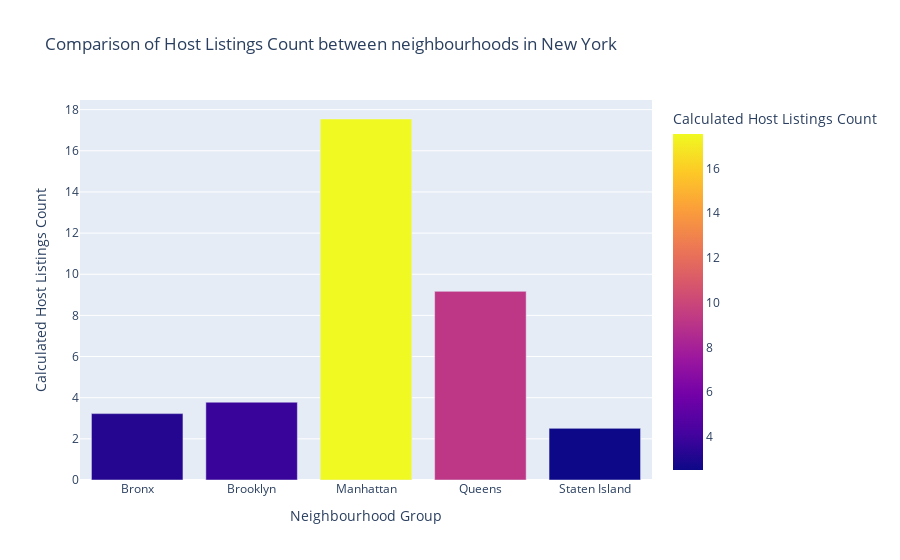

The code cell stored with this chart in its notebook:
### Markdown cell above
#### _**Then, we wanted to check which district has the highest median order quantity in purpose to reach our conclusion.**_

### Code cell
df_median_orders = df.groupby(["neighbourhood_group"])["calculated_host_listings_count"].mean().reset_index()
fig = px.bar(df_median_orders, x='neighbourhood_group', y='calculated_host_listings_count', color='calculated_host_listings_count',
              title='Comparison of Host Listings Count between neighbourhoods in New York',
             labels={'calculated_host_listings_count': 'Calculated Host Listings Count', 'neighbourhood_group': 'Neighbourhood Group'}, height=400)
fig.show()

### Figure 1 — Plotly figure (JSON) as saved in the notebook; plotly's stock layout.template omitted (floating-point values rounded to 4 significant figures)
{"data": [{"alignmentgroup": "True", "hovertemplate": "Neighbourhood Group=%{x}<br>Calculated Host Listings Count=%{marker.color}<extra></extra>", "legendgroup": "", "marker": {"color": [3.227, 3.781, 17.55, 9.169, 2.51], "coloraxis": "coloraxis", "pattern": {"shape": ""}}, "name": "", "offsetgroup": "", "orientation": "v", "showlegend": false, "textposition": "auto", "type": "bar", "x": ["Bronx", "Brooklyn", "Manhattan", "Queens", "Staten Island"], "xaxis": "x", "y": [3.227, 3.781, 17.55, 9.169, 2.51], "yaxis": "y"}], "layout": {"autosize": true, "barmode": "relative", "coloraxis": {"colorbar": {"title": {"text": "Calculated Host Listings Count"}}, "colorscale": [[0, "#0d0887"], [0.1111, "#46039f"], [0.2222, "#7201a8"], [0.3333, "#9c179e"], [0.4444, "#bd3786"], [0.5556, "#d8576b"], [0.6667, "#ed7953"], [0.7778, "#fb9f3a"], [0.8889, "#fdca26"], [1, "#f0f921"]]}, "legend": {"tracegroupgap": 0}, "title": {"text": "Comparison of Host Listings Count between neighbourhoods in New York"}, "xaxis": {"anchor": "y", "autorange": true, "domain": [0, 1], "range": [-0.5, 4.5], "title": {"text": "Neighbourhood Group"}, "type": "category"}, "yaxis": {"anchor": "x", "autorange": true, "domain": [0, 1], "range": [0, 18.47], "title": {"text": "Calculated Host Listings Count"}, "type": "linear"}}}
